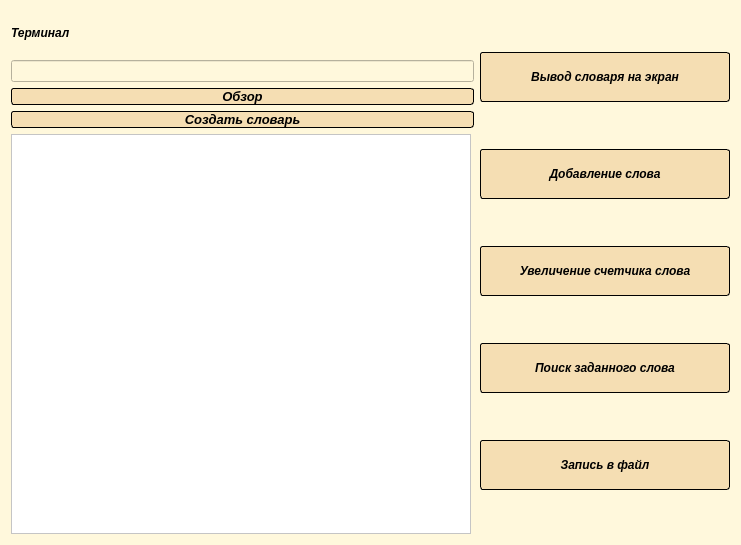
<?xml version="1.0" encoding="UTF-8"?>
<ui version="4.0">
 <class>MainWindow</class>
 <widget class="QMainWindow" name="MainWindow">
  <property name="geometry">
   <rect>
    <x>0</x>
    <y>0</y>
    <width>741</width>
    <height>545</height>
   </rect>
  </property>
  <property name="windowTitle">
   <string>Частотный словарь</string>
  </property>
  <property name="styleSheet">
   <string notr="true">QTextEdit{background-color: white; }</string>
  </property>
  <widget class="QWidget" name="centralWidget">
   <property name="styleSheet">
    <string notr="true">background-color: #FFF8DC;</string>
   </property>
   <layout class="QGridLayout" name="gridLayout_4">
    <item row="0" column="0">
     <layout class="QHBoxLayout" name="horizontalLayout_2">
      <item>
       <layout class="QVBoxLayout" name="verticalLayout_3">
        <item>
         <widget class="QLabel" name="label">
          <property name="font">
           <font>
            <family>Arial</family>
            <weight>75</weight>
            <italic>true</italic>
            <bold>true</bold>
           </font>
          </property>
          <property name="text">
           <string>Терминал</string>
          </property>
         </widget>
        </item>
        <item>
         <widget class="QLineEdit" name="lineEdit"/>
        </item>
        <item>
         <widget class="QPushButton" name="browseButton">
          <property name="minimumSize">
           <size>
            <width>460</width>
            <height>0</height>
           </size>
          </property>
          <property name="maximumSize">
           <size>
            <width>500</width>
            <height>16777215</height>
           </size>
          </property>
          <property name="font">
           <font>
            <family>Arial</family>
            <pointsize>10</pointsize>
            <weight>75</weight>
            <italic>true</italic>
            <bold>true</bold>
           </font>
          </property>
          <property name="toolTip">
           <string>&lt;html&gt;&lt;head/&gt;&lt;body&gt;&lt;p/&gt;&lt;/body&gt;&lt;/html&gt;</string>
          </property>
          <property name="whatsThis">
           <string>&lt;html&gt;&lt;head/&gt;&lt;body&gt;&lt;p&gt;Кликните для выбора файла.&lt;/p&gt;&lt;/body&gt;&lt;/html&gt;</string>
          </property>
          <property name="styleSheet">
           <string notr="true">  display: inline-block;
  color: black;
  text-decoration: none;
  padding: .5em 2em;
   border-width: 1px ;
  border-style: solid ;
  border-color:  #000000 #000000 #000000;
  border-radius: 3px;
  background: #F5DEB3;
  transition: 0.2s;</string>
          </property>
          <property name="text">
           <string>Обзор</string>
          </property>
         </widget>
        </item>
        <item>
         <widget class="QPushButton" name="buildDictionary">
          <property name="minimumSize">
           <size>
            <width>460</width>
            <height>0</height>
           </size>
          </property>
          <property name="maximumSize">
           <size>
            <width>500</width>
            <height>16777215</height>
           </size>
          </property>
          <property name="font">
           <font>
            <family>Arial</family>
            <pointsize>10</pointsize>
            <weight>75</weight>
            <italic>true</italic>
            <bold>true</bold>
           </font>
          </property>
          <property name="whatsThis">
           <string>&lt;html&gt;&lt;head/&gt;&lt;body&gt;&lt;p&gt;Кликните чтобы создать словарь.&lt;br/&gt;&lt;/p&gt;&lt;/body&gt;&lt;/html&gt;</string>
          </property>
          <property name="styleSheet">
           <string notr="true">  display: inline-block;
  color: black;
  text-decoration: none;
  padding: .5em 2em;
   border-width: 1px ;
  border-style: solid ;
  border-color:  #000000 #000000 #000000;
  border-radius: 3px;
  background: #F5DEB3;
  transition: 0.2s;</string>
          </property>
          <property name="text">
           <string>Создать словарь</string>
          </property>
         </widget>
        </item>
        <item>
         <widget class="QListWidget" name="listWidget">
          <property name="minimumSize">
           <size>
            <width>460</width>
            <height>400</height>
           </size>
          </property>
          <property name="maximumSize">
           <size>
            <width>450</width>
            <height>400</height>
           </size>
          </property>
          <property name="autoFillBackground">
           <bool>false</bool>
          </property>
          <property name="styleSheet">
           <string notr="true">background-color: white;</string>
          </property>
         </widget>
        </item>
       </layout>
      </item>
      <item>
       <layout class="QGridLayout" name="gridLayout_3">
        <item row="3" column="2">
         <widget class="QPushButton" name="findWord">
          <property name="sizePolicy">
           <sizepolicy hsizetype="Preferred" vsizetype="Preferred">
            <horstretch>200</horstretch>
            <verstretch>50</verstretch>
           </sizepolicy>
          </property>
          <property name="minimumSize">
           <size>
            <width>250</width>
            <height>50</height>
           </size>
          </property>
          <property name="maximumSize">
           <size>
            <width>250</width>
            <height>50</height>
           </size>
          </property>
          <property name="font">
           <font>
            <family>Arial</family>
            <pointsize>9</pointsize>
            <weight>75</weight>
            <italic>true</italic>
            <bold>true</bold>
           </font>
          </property>
          <property name="styleSheet">
           <string notr="true">  display: inline-block;
  color: black;
  text-decoration: none;
  padding: .5em 2em;
   border-width: 1px ;
  border-style: solid ;
  border-color:  #000000 #000000 #000000;
  border-radius: 3px;
  background: #F5DEB3;
  transition: 0.2s;</string>
          </property>
          <property name="text">
           <string>Поиск заданного слова</string>
          </property>
         </widget>
        </item>
        <item row="1" column="2">
         <widget class="QPushButton" name="addElement">
          <property name="sizePolicy">
           <sizepolicy hsizetype="Preferred" vsizetype="Preferred">
            <horstretch>0</horstretch>
            <verstretch>0</verstretch>
           </sizepolicy>
          </property>
          <property name="minimumSize">
           <size>
            <width>250</width>
            <height>50</height>
           </size>
          </property>
          <property name="maximumSize">
           <size>
            <width>250</width>
            <height>50</height>
           </size>
          </property>
          <property name="font">
           <font>
            <family>Arial</family>
            <pointsize>9</pointsize>
            <weight>75</weight>
            <italic>true</italic>
            <bold>true</bold>
           </font>
          </property>
          <property name="styleSheet">
           <string notr="true">  display: inline-block;
  color: black;
  text-decoration: none;
  padding: .5em 2em;
   border-width: 1px ;
  border-style: solid ;
  border-color:  #000000 #000000 #000000;
  border-radius: 3px;
  background: #F5DEB3;
  transition: 0.2s;</string>
          </property>
          <property name="text">
           <string>Добавление слова</string>
          </property>
         </widget>
        </item>
        <item row="2" column="2">
         <widget class="QPushButton" name="increaseCounter">
          <property name="sizePolicy">
           <sizepolicy hsizetype="Preferred" vsizetype="Preferred">
            <horstretch>0</horstretch>
            <verstretch>0</verstretch>
           </sizepolicy>
          </property>
          <property name="minimumSize">
           <size>
            <width>250</width>
            <height>50</height>
           </size>
          </property>
          <property name="maximumSize">
           <size>
            <width>250</width>
            <height>50</height>
           </size>
          </property>
          <property name="font">
           <font>
            <family>Arial</family>
            <pointsize>9</pointsize>
            <weight>75</weight>
            <italic>true</italic>
            <bold>true</bold>
           </font>
          </property>
          <property name="styleSheet">
           <string notr="true">  display: inline-block;
  color: black;
  text-decoration: none;
  padding: .5em 2em;
   border-width: 1px ;
  border-style: solid ;
  border-color:  #000000 #000000 #000000;
  border-radius: 3px;
  background: #F5DEB3;
  transition: 0.2s;</string>
          </property>
          <property name="text">
           <string>Увеличение счетчика слова</string>
          </property>
         </widget>
        </item>
        <item row="4" column="2">
         <widget class="QPushButton" name="putDictionaryInFile">
          <property name="sizePolicy">
           <sizepolicy hsizetype="Preferred" vsizetype="Preferred">
            <horstretch>0</horstretch>
            <verstretch>0</verstretch>
           </sizepolicy>
          </property>
          <property name="minimumSize">
           <size>
            <width>250</width>
            <height>50</height>
           </size>
          </property>
          <property name="maximumSize">
           <size>
            <width>250</width>
            <height>50</height>
           </size>
          </property>
          <property name="font">
           <font>
            <family>Arial</family>
            <pointsize>9</pointsize>
            <weight>75</weight>
            <italic>true</italic>
            <bold>true</bold>
           </font>
          </property>
          <property name="styleSheet">
           <string notr="true">  display: inline-block;
  color: black;
  text-decoration: none;
  padding: .5em 2em;
   border-width: 1px ;
  border-style: solid ;
  border-color:  #000000 #000000 #000000;
  border-radius: 3px;
  background: #F5DEB3;
  transition: 0.2s;</string>
          </property>
          <property name="text">
           <string>Запись в файл</string>
          </property>
         </widget>
        </item>
        <item row="0" column="2">
         <widget class="QPushButton" name="outputDictionary">
          <property name="sizePolicy">
           <sizepolicy hsizetype="Preferred" vsizetype="Preferred">
            <horstretch>0</horstretch>
            <verstretch>0</verstretch>
           </sizepolicy>
          </property>
          <property name="minimumSize">
           <size>
            <width>250</width>
            <height>50</height>
           </size>
          </property>
          <property name="maximumSize">
           <size>
            <width>250</width>
            <height>50</height>
           </size>
          </property>
          <property name="font">
           <font>
            <family>Arial</family>
            <pointsize>9</pointsize>
            <weight>75</weight>
            <italic>true</italic>
            <bold>true</bold>
           </font>
          </property>
          <property name="styleSheet">
           <string notr="true">  display: inline-block;
  color: black;
  text-decoration: none;
  padding: .5em 2em;
   border-width: 1px ;
  border-style: solid ;
  border-color:  #000000 #000000 #000000;
  border-radius: 3px;
  background: #F5DEB3;
  transition: 0.2s;</string>
          </property>
          <property name="text">
           <string>Вывод словаря на экран</string>
          </property>
         </widget>
        </item>
       </layout>
      </item>
     </layout>
    </item>
   </layout>
  </widget>
 </widget>
 <layoutdefault spacing="6" margin="11"/>
 <resources/>
 <connections/>
</ui>
